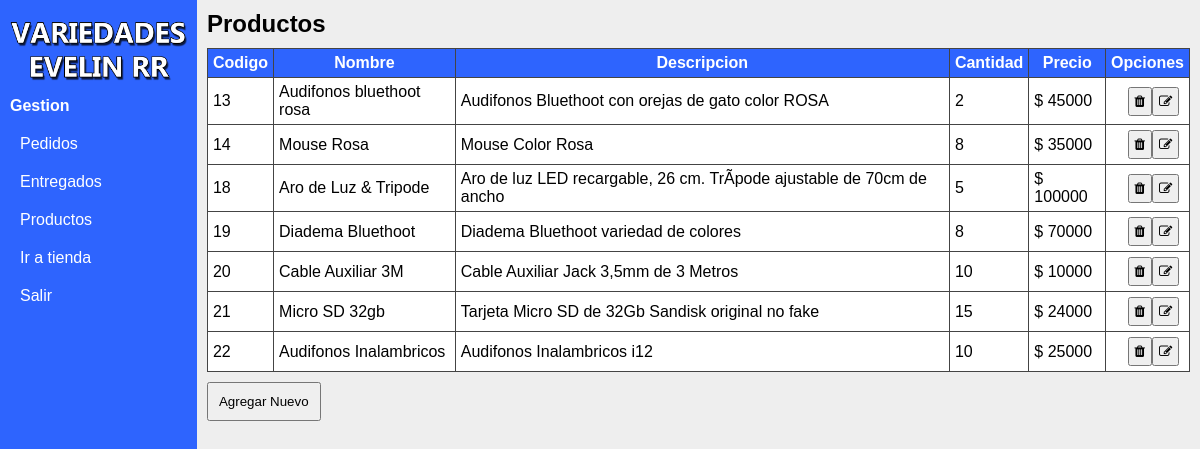
Screenshot of /Gestion-VERR/productos.php with the database file from the repository.
### tables this page shows
CREATE TABLE `producto` (
  `codpro` int(11) NOT NULL,
  `nompro` varchar(50) DEFAULT NULL,
  `despro` varchar(100) DEFAULT NULL,
  `prepro` int(11) DEFAULT NULL,
  `estado` int(11) DEFAULT NULL,
  `rutimapro` varchar(100) DEFAULT NULL,
  `canpro` int(11) NOT NULL
);

### Gestion-VERR/productos.php (the view, shortened to what this page needs)
<?php
	include('config/conexion.php');
?>
<!DOCTYPE html>
<html>
<head>
	<link rel="stylesheet" type="text/css" href="css/index.css">
	<link rel="stylesheet" type="text/css" href="font-awesome-4.7.0/css/font-awesome.min.css">
</head>
<body>
	<div class="main-container">
		<?php include ("layouts/navbar.php"); ?>
		<div class="body-page">
			<h2>Productos</h2>
			<table class="mt10">
				<thead>
					<tr>
						<th>Codigo</th>
						<th>Nombre</th>
						<th>Descripcion</th>
						<th>Cantidad</th>
						<th>Precio</th>
						<th class="td-option">Opciones</th>
					</tr>
				</thead>
				<tbody>
					<?php
					$sql="SELECT * FROM producto WHERE estado = 1";
					$resultado=mysqli_query($con, $sql);
					while($row=mysqli_fetch_array($resultado)){
						echo
						'
						<tr>
						<td>'.$row['codpro'].'</td>
						<td>'.$row['nompro'].'</td>
						<td>'.$row['despro'].'</td>
						<td>'.$row['canpro'].'</td>
						<td> $ '.$row['prepro'].'</td>
						<td class="td-option">
							<div class="div-flex div-td-button">
								<button onclick="delete_product('.$row['codpro'].')"><i class="fa fa-trash" aria-hidden="true"></i></button>
								<button onclick="edit_product('.$row['codpro'].')"><i class="fa fa-pencil-square-o" aria-hidden="true"></i></button>
							</div>
						</td>
					</tr>';
						}
					?>
				</tbody>
			</table>
			<button class="mt10" onclick="show_modal('modal-producto')">Agregar Nuevo</button>
		</div>
	</div>
</body>
</html>

### Gestion-VERR/layouts/navbar.php
<div class="body-nav-bar">
			<img src="assets/Logo_1.png">
			<h4>Gestion</h4>
			<ul class="mt10">
				<li><a href="main.php">Pedidos</a></li>
				<li><a href="historial_ped.php">Entregados</a></li>
				<li><a href="productos.php">Productos</a></li>
				<li><a href="../../ecommerce/Tienda-Virtual-VERR/index.php" target="_blank">Ir a tienda</a></li>
				<li><a href="../../ecommerce/Tienda-Virtual-VERR/_logout.php">Salir</a></li>
			</ul>
		</div>

### Gestion-VERR/css/index.css (style rules this page uses)
* { margin: 0; padding: 0; box-sizing: border-box; font-family: sans-serif; list-style: none; }
body { width: 100%; background: #eee; }
button { padding: 10px; cursor: pointer; }
.main-container { display: flex; width: 100%; height: 100vh; }
.body-nav-bar { width: 200px; height: 100%; padding: 10px; background: #2E64FE; color: white; }
.body-nav-bar img { padding-top: 20px 0; width: 100%; }
.body-nav-bar ul li { display: flex; }
.mt10 { margin-top: 10px; }
.body-nav-bar ul li a { padding: 10px; width: 100%; text-decoration: none; color: white; }
.body-page { width: calc(100% - 180px); padding: 10px; height: 100%; }
table { width: 100%; border-collapse: collapse; }
th,td { padding: 5px; border: 1px solid #444; }
th { background:#2E64FE; color: white; }
td { background: #fff; color: black; }
.td-option { width: 60px; }
.div-flex { display: flex; }
.div-td-button { width: 40px; margin: auto; }
.div-td-button button { width: 30px; padding: 5px; cursor: pointer; }

### rows the page displays
producto: codpro "13", nompro "Audifonos bluethoot rosa", despro "Audifonos Bluethoot con orejas de gato color ROSA", canpro "2", prepro "45000"
producto: codpro "14", nompro "Mouse Rosa", despro "Mouse Color Rosa", canpro "8", prepro "35000"
producto: codpro "18", nompro "Aro de Luz & Tripode", despro "Aro de luz LED recargable, 26 cm. TrÃ­pode ajustable de 70cm de ancho", canpro "5", prepro "100000"
producto: codpro "19", nompro "Diadema Bluethoot", despro "Diadema Bluethoot variedad de colores", canpro "8", prepro "70000"
producto: codpro "20", nompro "Cable Auxiliar 3M", despro "Cable Auxiliar Jack 3,5mm de 3 Metros", canpro "10", prepro "10000"
producto: codpro "21", nompro "Micro SD 32gb", despro "Tarjeta Micro SD de 32Gb Sandisk original no fake", canpro "15", prepro "24000"
producto: codpro "22", nompro "Audifonos Inalambricos", despro "Audifonos Inalambricos i12", canpro "10", prepro "25000"
